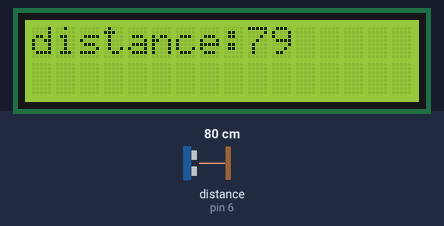
Recording of a sketch running on a simulated Arduino Uno, built with avr-gcc and run on an emulated ATmega328P. Parts: 16×2 character LCD. Wiring (inferred from the names in the program): ultrasonic range finder: trigger pin 7; echo pin 6. The test bench sets the inputs (shaded band); at power-on: distance to the obstacle (sensor on pin 6) 80 cm. The echo pulse lasts 58.3 µs per cm; what the sketch prints to the serial monitor is not drawn.

Above: at 1.2 s.
1.3 s: distance to the obstacle (sensor on pin 6) set to 299 cm
At 2.5 s:
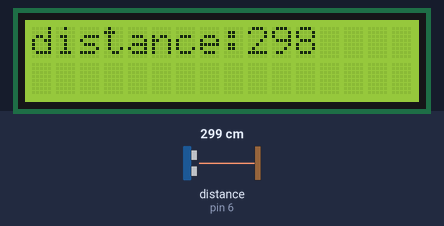
2.8 s: distance to the obstacle (sensor on pin 6) set to 250 cm
At 3.15 s:
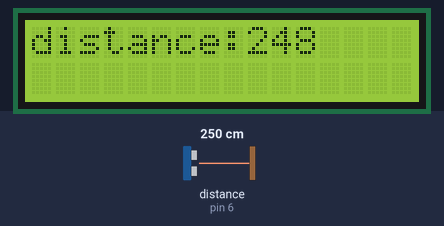
4.3 s: distance to the obstacle (sensor on pin 6) set to 2 cm
At 5.5 s:
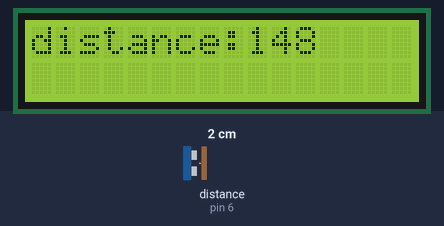
Timing chart, 0 to 7.3 s (numbered marks = the images above; inputs shaded):
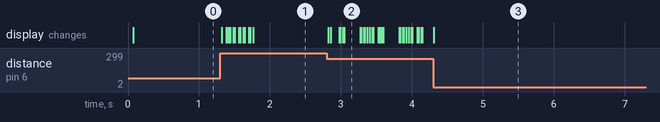

Measured:
- after the input at 1.3 s, the display: first changes at once (image 1 shows a later state)
- after the input at 2.8 s, the display: first changes at once (image 2 shows a later state)
- after the input at 4.3 s, the display: changes at once (image 3)

The sketch:

ultrasonic.ino
```cpp
//#include <LiquidCrystal.h>

#include <LiquidCrystal.h>

//#include <LiquidCrystal.h>
LiquidCrystal lcd(11,12,1,2,3,4);
const int trigPin = 7;
const int echoPin = 6;
long duration;
long distance;
void setup() {
  // put your setup code here, to run once:
  pinMode(trigPin,OUTPUT);
  pinMode(echoPin,INPUT);
  lcd.begin(16,2);
  lcd.clear();
  Serial.begin(9600);

}

void loop() {
  // put your main code here, to run repeatedly:
  digitalWrite(trigPin,LOW);
  delayMicroseconds(2);

  digitalWrite(trigPin,HIGH);
  delayMicroseconds(10);
  digitalWrite(trigPin,LOW);

  duration = pulseIn(echoPin,HIGH);
  distance = duration*0.0342/2;

  Serial.println("Distance: ");
  Serial.println(distance);
  lcd.setCursor(0,0);
  lcd.print("distance:");
  lcd.print(distance);

}
```
